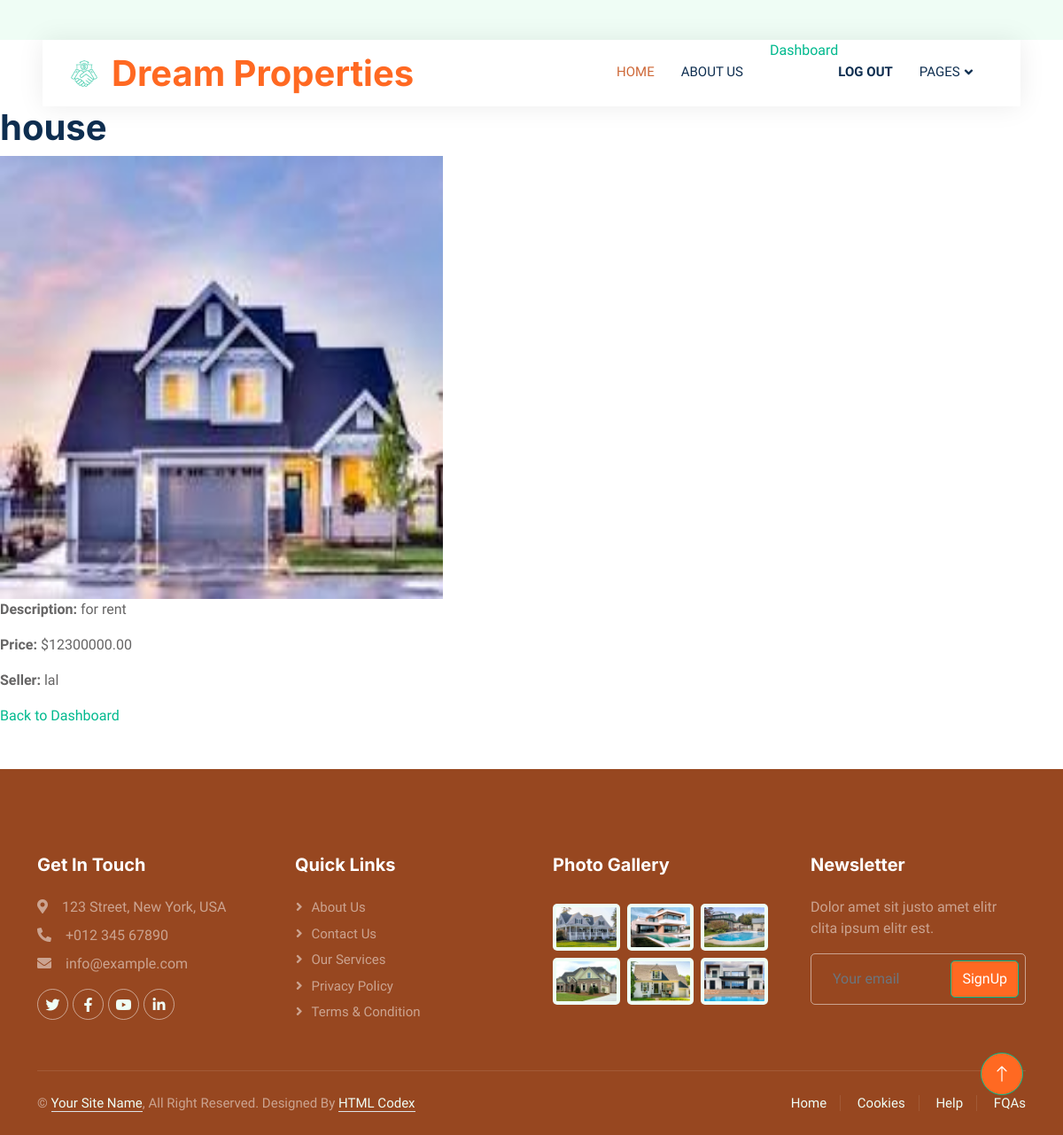
/product/1/ (signed in), run on the app's committed database.
### sellerapp/models.py (models this page shows, shortened)
class Property(models.Model):
    name = models.CharField(max_length=100)
    description = models.TextField()
    price = models.DecimalField(max_digits=10, decimal_places=2)
    image = models.ImageField(upload_to='product_pic/', blank=True, null=True)
    seller = models.ForeignKey(CustomUser, on_delete=models.CASCADE, related_name='properties')

### userapp/models.py (models this page shows)
class CustomUser(AbstractUser):
    USER_TYPES = (
        ('buyer', 'Buyer'),
        ('seller', 'Seller'),
    )
    user_type = models.CharField(max_length=10, choices=USER_TYPES,default='buyer')
    groups = models.ManyToManyField(
        Group,
        related_name="customuser_set",  # Avoid conflict with auth.User.groups
        blank=True
    )
    user_permissions = models.ManyToManyField(
        Permission,
        related_name="customuser_permissions_set",  # Avoid conflict with auth.User.user_permissions
        blank=True
    )

### userapp/views.py (the view)
# urls.py: path('product/<int:property_id>/', views.property_detail, name='property_detail'),
@login_required
def property_detail(request, property_id):
    property = get_object_or_404(Property, id=property_id)
    return render(request, 'userapp/property_detail.html', {'property': property})

### userapp/templates/userapp/property_detail.html (shortened to what this page needs)
{% extends 'sellerapp/base.html' %}
{% block content %}
    <div class="product-detail-container">
        <h1>{{ property.name }}</h1>
        {% if property.image %}
        <img src="{{ property.image.url }}" alt="Image for {{ property.name }}" width="500" height="500" class="property-image">
    {% else %}
        <p>No image uploaded</p>
    {% endif %}
        <p><strong>Description:</strong> {{ property.description }}</p>
        <p><strong>Price:</strong> ${{ property.price }}</p>
        <p><strong>Seller:</strong> {{ property.seller.username }}</p>
        <a href="{% url 'buyer_dashboard' %}" class="back-btn">Back to Dashboard</a>
    </div>
{% endblock %}

### data on the page
Property: name "house", image (picture), description "for rent", price "12300000.00", seller.username "lal"
